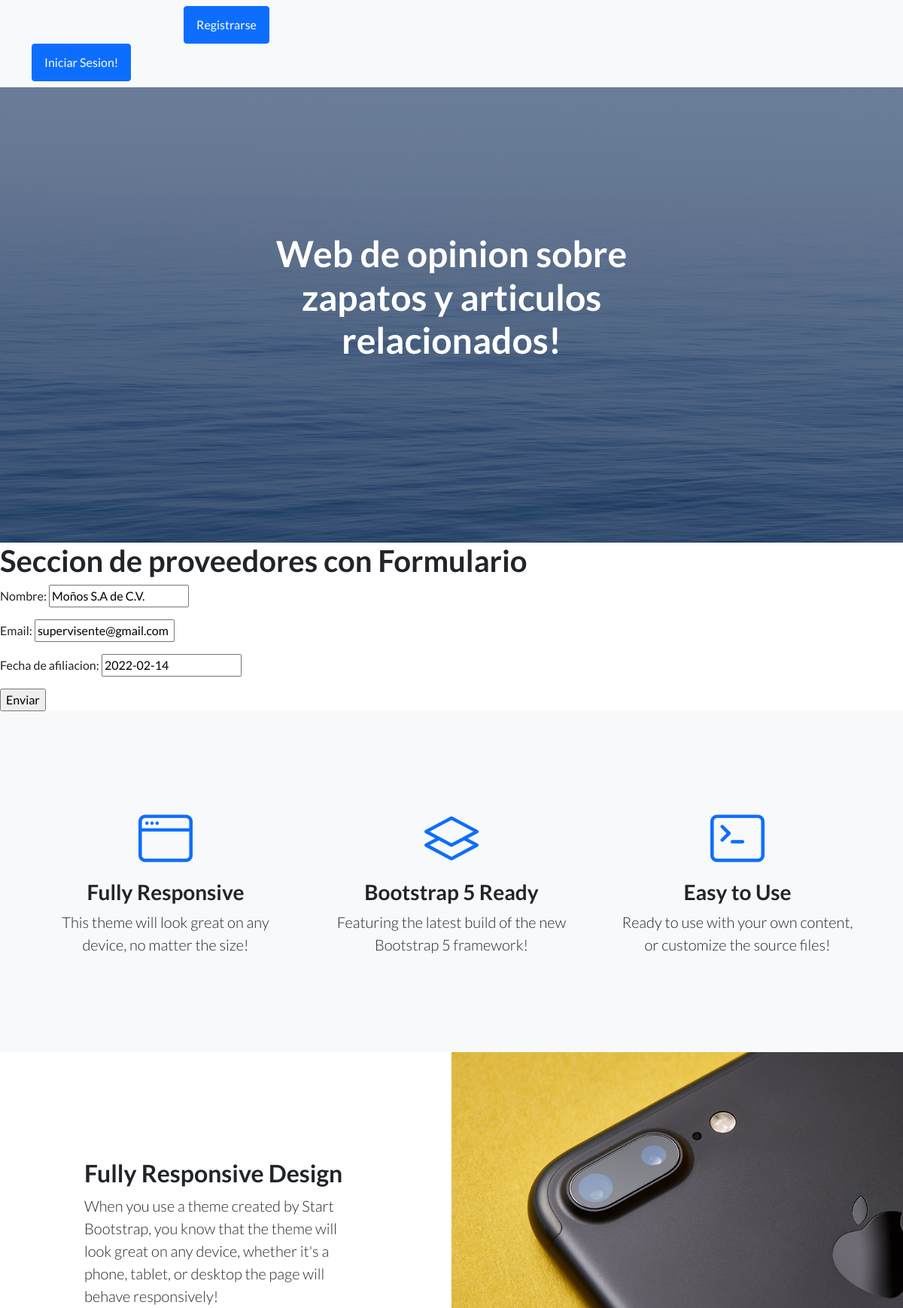
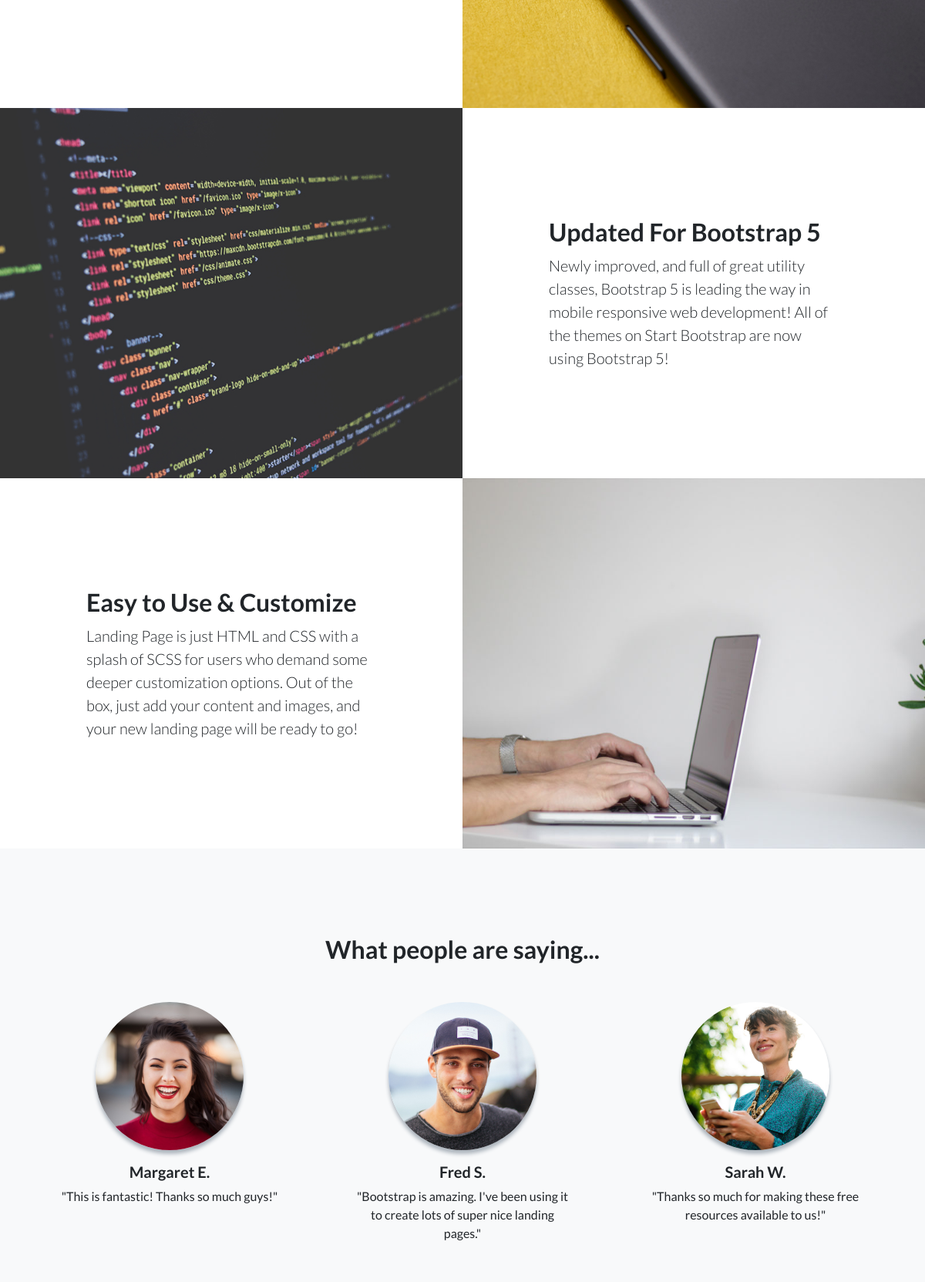
Screenshot of /app-zap/editaProveedores/1 (upper part) with the database file from the repository (2 pictures, top to bottom).
### App_zap/models.py (models this page shows, shortened)
class Proveedores(models.Model):
    nombre = models.CharField(max_length=50)
    email = models.EmailField()
    fecha_de_afiliacion = models.DateField(null=False, max_length=50)

### App_zap/views.py (the view)
# urls.py: path('editaProveedores/<int:id>',editarProveedor, name="editaProveedores"),
def editarProveedor(request, id):
    proveedores = Proveedores.objects.get(id = id)
    if request.method == 'POST':
        miFormulario = ProveedorFormulario(request.POST)
        if miFormulario.is_valid():
            data = miFormulario.cleaned_data
            proveedores.nombre = data["nombre"]
            proveedores.email = data["email"]
            proveedores.fecha_de_afiliacion = data["fecha_de_afiliacion"]
            proveedores.save()
            return render(request, 'inicio.html')
    else:
        miFormulario = ProveedorFormulario(initial={
            "nombre": proveedores.nombre,
            "email": proveedores.email,
            "fecha_de_afiliacion": proveedores.fecha_de_afiliacion,
        })
    return render(request, "editarProveedores.html", {"miFormulario": miFormulario, "id": proveedores.id})

### App_zap/forms.py
class ProveedorFormulario(forms.Form):
    nombre = forms.CharField(max_length=50)
    email = forms.EmailField(max_length=50)
    fecha_de_afiliacion = forms.DateField()

### App_zap/templates/editarProveedores.html
{% extends 'padre.html' %}
{% load static %}
{% block bloqueQueCambia %}
    <h1>Seccion de proveedores con Formulario</h1>
    <form action="{% url 'editaProveedores' id %}" method = "POST">{% csrf_token %}
        {{miFormulario.as_p}}
        <input type="submit" value="Enviar">
    </form>
{% endblock bloqueQueCambia %}

### rows the page displays
Proveedores: nombre "Moños S.A de C.V.", email "supervisente@gmail.com", fecha_de_afiliacion "2022-02-14"
